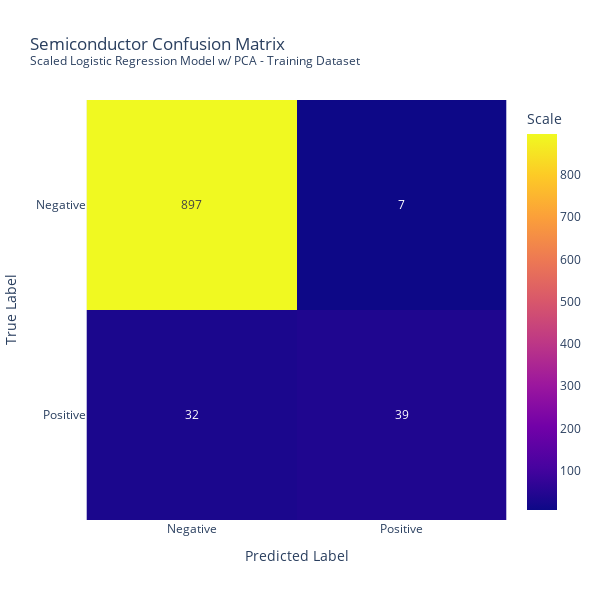

Write notebook code for a chart like this one.
### Code cell
# Validate Training Performance

# Create confusion matrix - Training dataset
predictions = model_LR_PCA.predict(X_train)
print(classification_report(y_train, predictions))

cm_train = confusion_matrix(y_train, predictions)

## PLOTLY
### Training Dataset
fig = px.imshow(cm_train, 
          title="Semiconductor Confusion Matrix <br><sup>Scaled Logistic Regression Model w/ PCA - Training Dataset</sup>", 
          text_auto=True, 
          labels=dict(x="Predicted Label", y="True Label", color="Scale"),
          x=['Negative', 'Positive'],
          y=['Negative', 'Positive'])
fig.update_layout(
    autosize=False,
    width=600,
    height=600
)
fig.show()

### Figure 1 — Plotly figure (JSON) as saved in the notebook; plotly's stock layout.template omitted (floating-point values rounded to 4 significant figures)
{"data": [{"coloraxis": "coloraxis", "hovertemplate": "Predicted Label: %{x}<br>True Label: %{y}<br>Scale: %{z}<extra></extra>", "name": "0", "texttemplate": "%{z}", "type": "heatmap", "x": ["Negative", "Positive"], "xaxis": "x", "y": ["Negative", "Positive"], "yaxis": "y", "z": [[897, 7], [32, 39]]}], "layout": {"autosize": false, "coloraxis": {"colorbar": {"title": {"text": "Scale"}}, "colorscale": [[0, "#0d0887"], [0.1111, "#46039f"], [0.2222, "#7201a8"], [0.3333, "#9c179e"], [0.4444, "#bd3786"], [0.5556, "#d8576b"], [0.6667, "#ed7953"], [0.7778, "#fb9f3a"], [0.8889, "#fdca26"], [1, "#f0f921"]]}, "height": 600, "title": {"text": "Semiconductor Confusion Matrix <br><sup>Scaled Logistic Regression Model w/ PCA - Training Dataset</sup>"}, "width": 600, "xaxis": {"anchor": "y", "constrain": "domain", "domain": [0, 1], "scaleanchor": "y", "title": {"text": "Predicted Label"}}, "yaxis": {"anchor": "x", "autorange": "reversed", "constrain": "domain", "domain": [0, 1], "title": {"text": "True Label"}}}}
